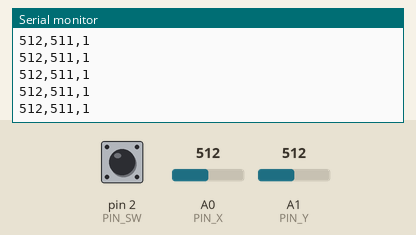
The sketch below on a simulated Arduino Uno, built with avr-gcc and run on an emulated ATmega328P. Shown: the last lines printed to the serial monitor. The inputs (shaded band) are chosen by the test bench; at power-on: A0 (PIN_X) = 512, A1 (PIN_Y) = 512, pin 2 (PIN_SW) HIGH.

Above: at 1.2 s.
1.3 s: A0 (PIN_X) set to 716
At 2.2 s:
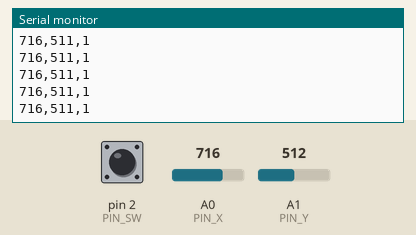
2.8 s: A1 (PIN_Y) set to 716
At 3.4 s:
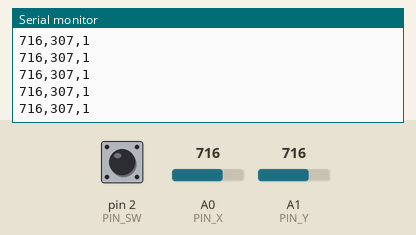
4.3 s: pin 2 (PIN_SW) pulled LOW for 0.15 s
5.9 s: A0 (PIN_X) set to 900
At 6.9 s:
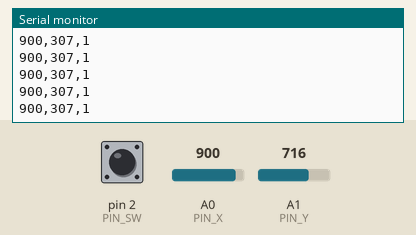
7.4 s: pin 2 (PIN_SW) pulled LOW for 1 s
At 7.9 s:
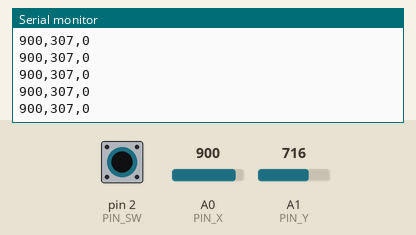
11.4 s: A1 (PIN_Y) set to 900
At 12.3 s:
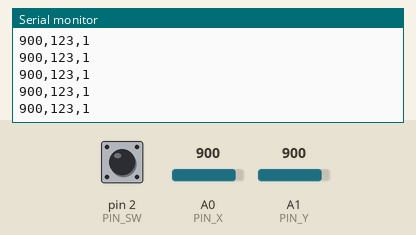
Timing chart, 0 to 13.9 s (numbered marks = the images above; inputs shaded):
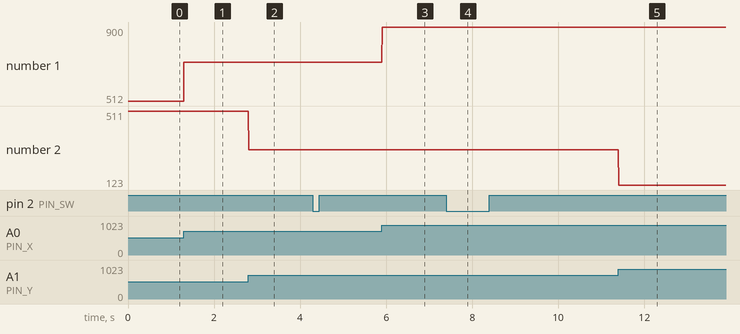

The sketch:

mouse.ino
```cpp
const int PIN_X = A0;
const int PIN_Y = A1;
const int PIN_SW = 2;

void setup() {
  Serial.begin(115200);
  pinMode(PIN_SW, INPUT_PULLUP);
}

void loop() {
  int x = analogRead(PIN_X);
  int y = analogRead(PIN_Y);
  int btn = digitalRead(PIN_SW);

  int inverted_y = 1023 - y;

  Serial.print(x);
  Serial.print(",");
  Serial.print(inverted_y);
  Serial.print(",");
  Serial.println(btn);

  delay(10);
}
```

Measured:
- after the input at 1.3 s, the serial monitor: prints a new line at once (image 1)
- after the input at 2.8 s, the serial monitor: prints a new line at once (image 2)
- after the input at 5.9 s, the serial monitor: prints a new line at once (image 3)
- after the input at 7.4 s, the serial monitor: prints a new line at once (image 4)
- after the input at 11.4 s, the serial monitor: prints a new line at once (image 5)
- plotted number 1: 512 → 716 after the input at 1.3 s, 716 → 900 after the input at 5.9 s
- plotted number 2: 511 → 307 after the input at 2.8 s, 307 → 123 after the input at 11.4 s
